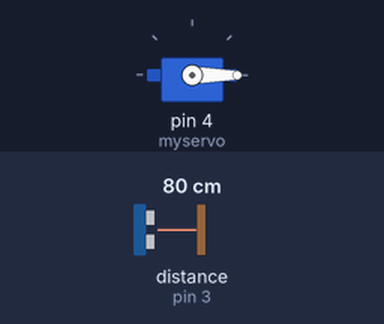
Simulated run of this sketch. Board: Arduino Uno, built with avr-gcc and run on an emulated ATmega328P. Shown: servo. Wiring (inferred from the names in the program): ultrasonic range finder: trigger pin 2; echo pin 3. Inputs (shaded band) come from the test bench; at power-on: distance to the obstacle (sensor on pin 3) 80 cm. The echo pulse lasts 58.3 µs per cm; what the sketch prints to the serial monitor is not drawn.

Above: at 0.01 s.
1.3 s: distance to the obstacle (sensor on pin 3) set to 2 cm
At 3.6 s:
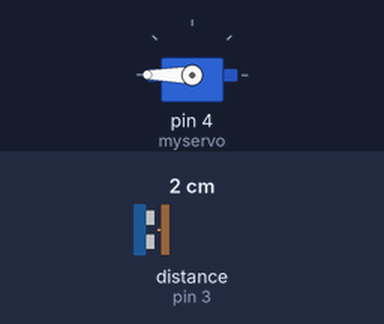
7.3 s: distance to the obstacle (sensor on pin 3) set to 35 cm
Timing chart, 0 to 16.3 s (numbered marks = the images above; inputs shaded):
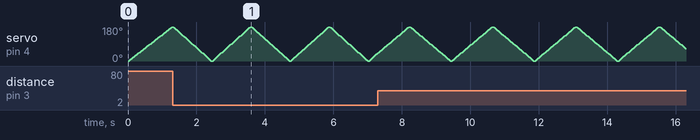

The sketch:

radar_arduino_sketch.ino
```cpp
/**
 * Ultrasonic Radar with Servo Sweep
 *
 * This sketch controls an HC-SR04 ultrasonic sensor mounted on a servo motor.
 * It performs a continuous 0°→180°→0° sweep, measures distance at each angle,
 * and sends “angle,distance.” strings over Serial for visualization.
 *
 * Connections:
 *   - trigPin (D2)   → HC‑SR04 Trig (with 1K Ω series resistor)
 *   - echoPin (D3)   → HC‑SR04 Echo
 *   - servo signal   → Servo signal line on D4
 *   - 5 V and GND    → common power/ground rails
 */

#include <Servo.h>            // Include Servo library for PWM control

// Pin definitions
#define trigPin 2              // Ultrasonic sensor trigger pin
#define echoPin 3              // Ultrasonic sensor echo pin

// Variables for distance calculation
long duration;                 // Time (µs) for echo return
int distance;                  // Calculated distance in cm

Servo myservo;                 // Servo object for controlling the sweep

/**
 * calculateDistance()
 *
 * Sends a 10 µs pulse on trigPin, measures the time until echoPin goes HIGH,
 * converts that duration into a distance (cm), and returns it.
 */
int calculateDistance() {
  // Ensure trigger is LOW for at least 2 µs
  digitalWrite(trigPin, LOW);
  delayMicroseconds(2);

  // Send a 10 µs HIGH pulse to trigger ultrasonic burst
  digitalWrite(trigPin, HIGH);
  delayMicroseconds(10);
  digitalWrite(trigPin, LOW);

  // Read the duration of the HIGH pulse on echoPin
  duration = pulseIn(echoPin, HIGH);

  // Convert time (µs) to distance (cm): sound speed ≈ 0.034 cm/µs, divide by 2 for round trip
  distance = duration * 0.034 / 2;
  return distance;
}

void setup() {
  // Configure sensor pins
  pinMode(trigPin, OUTPUT);
  pinMode(echoPin, INPUT);

  // Attach servo to pin 4
  myservo.attach(4);

  // Begin serial output for Processing visualization (9600 baud)
  Serial.begin(9600);
}

void loop() {
  // --- Sweep from 0° to 180° ---
  for (int pos = 0; pos <= 180; pos += 5) {
    myservo.write(pos);        // Move servo to current angle
    delay(30);                 // Short delay for smooth movement

    calculateDistance();       // Update `distance`

    // Send formatted data: "angle,distance."
    Serial.print(pos);
    Serial.print(",");
    Serial.print(distance);
    Serial.print(".");
  }

  // --- Sweep from 180° back to 0° ---
  for (int pos = 180; pos >= 0; pos -= 5) {
    myservo.write(pos);
    delay(30);

    calculateDistance();

    Serial.print(pos);
    Serial.print(",");
    Serial.print(distance);
    Serial.print(".");
  }
}
```
